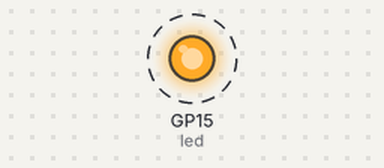
The program below on a simulated Raspberry Pi Pico running MicroPython. On the bench: output pins drawn as LEDs (lit = HIGH). Dashed ring = blinking. What the program prints to the serial console is not drawn.

Above: at 0.2 s.
Timing chart, 0 to 3.0 s (numbered marks = the images above):
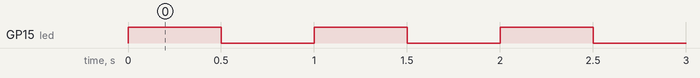

Measured:
- by itself, GP15 (led): alternates HIGH for 0.50 s and LOW for 0.50 s

The program:

U4-P02-led.py
```python
"""
U4-P02 - Encender un LED externo en GP15
Placa: Raspberry Pi Pico (RP2040)
Firmware: MicroPython

Objetivo: controlar una salida digital, comprender el uso de la resistencia
limitadora y comprobar la diferencia entre trabajar a 3,3 V y a 5 V.

Montaje:
    GP15 (posicion fisica 20) -> resistencia de 220 ohm -> anodo del LED
    catodo del LED            -> GND (posicion fisica 18)

OJO: el numero que se escribe aqui es el nombre logico GP15, no la
posicion fisica 15 (que corresponde a GP11).

Ejecucion: abrir en Thonny y pulsar Run. Detener con Ctrl+C.
"""
from machine import Pin
import time

PIN_LED = 15
INTERVALO_S = 0.5

led = Pin(PIN_LED, Pin.OUT)


def main():
    print("U4-P02 iniciada: LED externo en GP{}".format(PIN_LED))
    try:
        while True:
            led.value(1)
            print("LED ENCENDIDO")
            time.sleep(INTERVALO_S)
            led.value(0)
            print("LED APAGADO")
            time.sleep(INTERVALO_S)
    except KeyboardInterrupt:
        print("\nDetenido por el usuario.")
    finally:
        led.value(0)


main()
```
